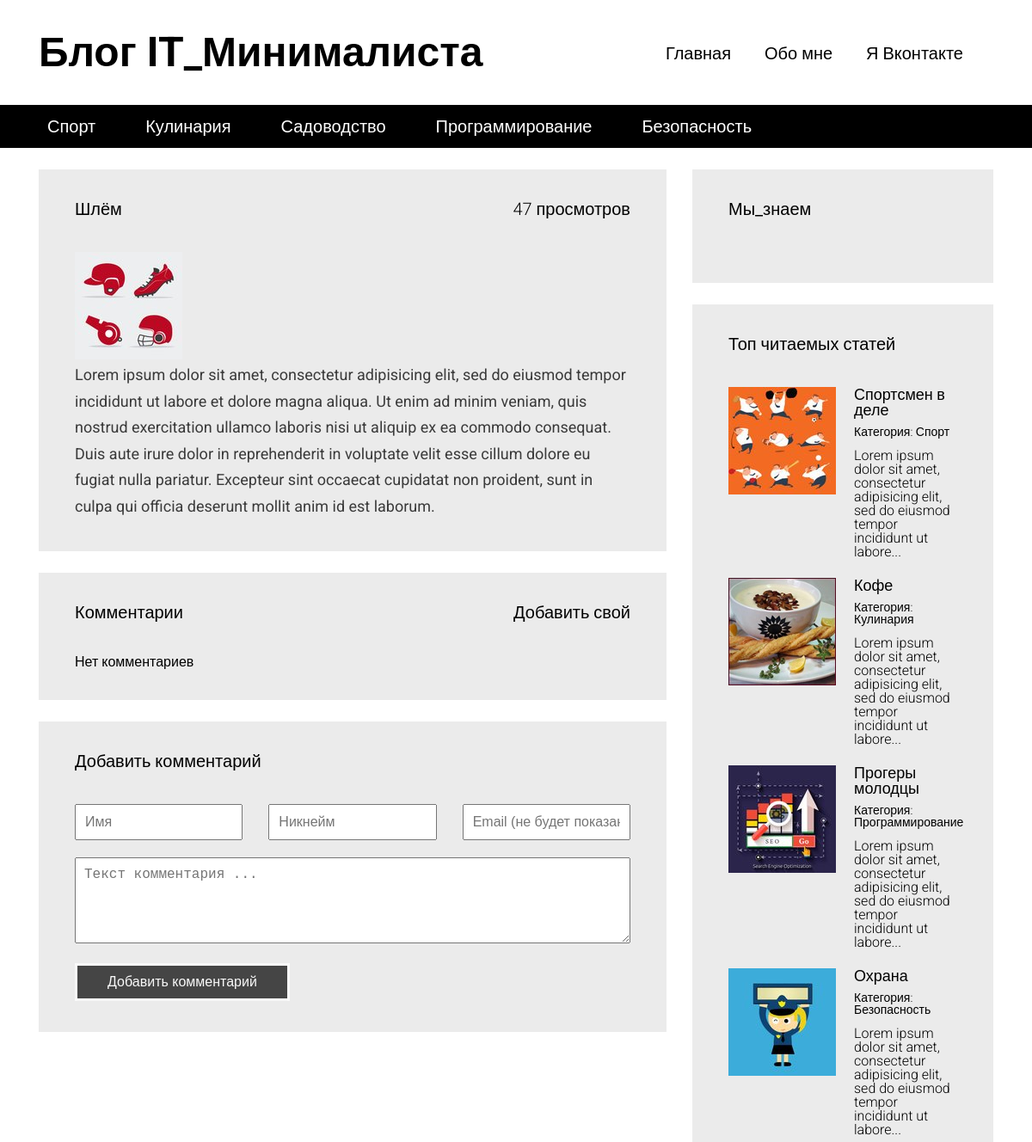
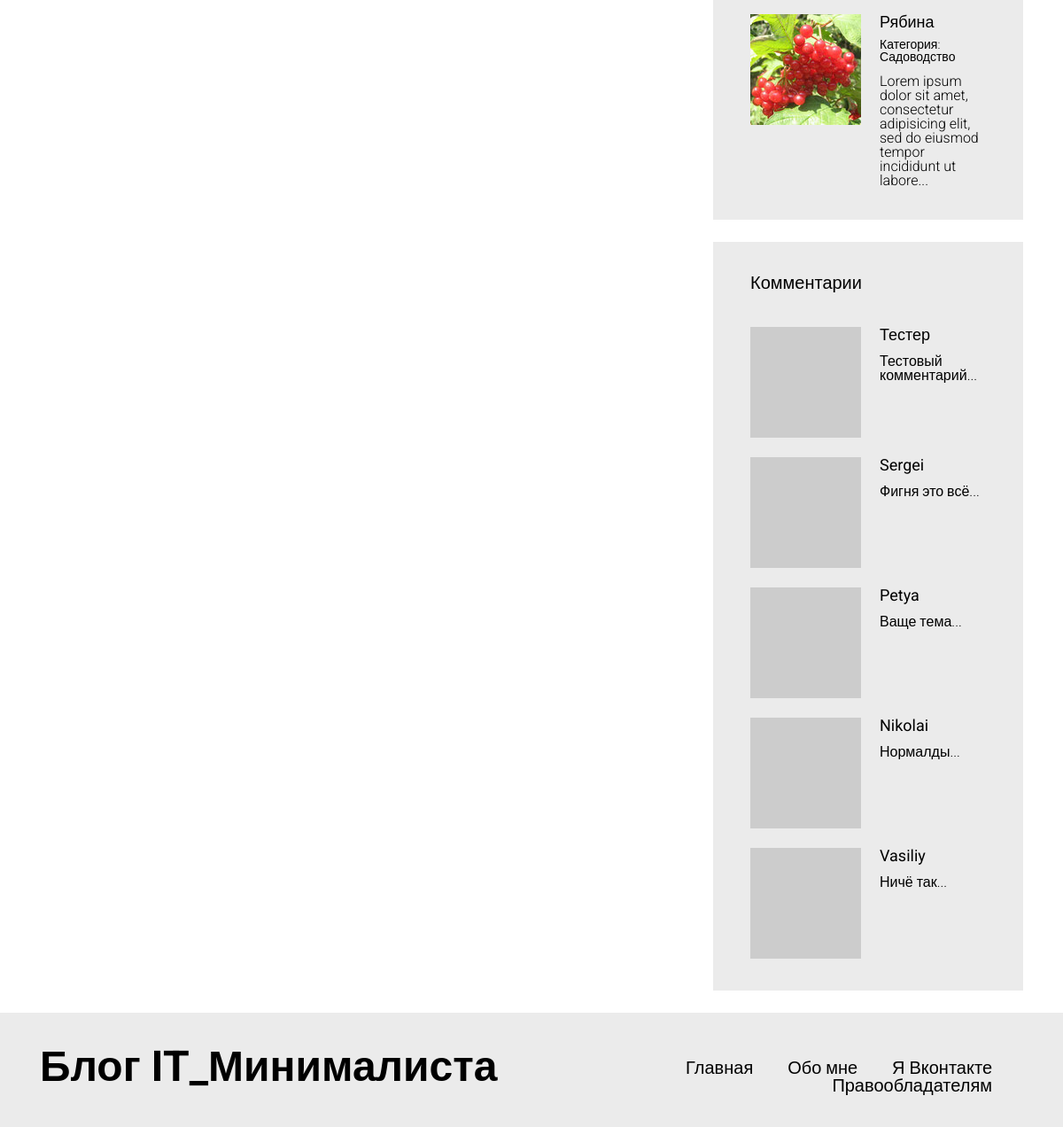
Page /article.php?id=20 on the committed database (2 pictures, top to bottom).
### tables this page shows
CREATE TABLE IF NOT EXISTS `articles_categories` (
  `id` int(11) NOT NULL AUTO_INCREMENT,
  `title` varchar(100) NOT NULL,
  PRIMARY KEY (`id`)
);

CREATE TABLE IF NOT EXISTS `articles` (
  `id` int(11) NOT NULL AUTO_INCREMENT,
  `title` varchar(255) DEFAULT NULL,
  `image` varchar(255) NOT NULL,
  `text` text,
  `categorie_id` int(11) DEFAULT NULL,
  `pubdate` datetime DEFAULT NULL,
  `views` int(11) NOT NULL DEFAULT '0',
  PRIMARY KEY (`id`)
);

CREATE TABLE IF NOT EXISTS `comments` (
  `id` int(11) NOT NULL AUTO_INCREMENT,
  `author` varchar(100) DEFAULT NULL,
  `nickname` varchar(100) NOT NULL,
  `email` varchar(255) NOT NULL,
  `text` text NOT NULL,
  `pubdate` datetime NOT NULL,
  `articles_id` int(11) NOT NULL,
  PRIMARY KEY (`id`)
);

### includes/config.php (called while the page is built, shortened)
<?php
$config = array(
    'title' => 'Блог IT_Минималиста',
    'vk_url' => 'https://vk.com/id23141151',
    'db' => array(
            'server' => 'localhost',
            'username' => 'root',
            'password' => '',
            'name' => 'blog'
        )
);

### article.php (the view, shortened to what this page needs)
<?php
    require "includes/config.php";
?>
<!DOCTYPE html>
<html lang="en">
<head>
  <link rel="stylesheet" type="text/css" href="/media/assets/bootstrap-grid-only/css/grid12.css">
  <link rel="stylesheet" type="text/css" href="/media/css/style.css">
</head>
<body>
  <div id="wrapper">
<?php include "includes/header.php" ?>
<?php
    $article = mysqli_query($connection, "SELECT * FROM articles WHERE id=" . (int)$_GET['id']);
    if(mysqli_num_rows($article) <= 0)
    {
        ?>
            <div id="content">
      <div class="container">
        <div class="row">
          <section class="content__left col-md-8">
            <div class="block">
              <h3>Статья не найдена</h3>
              <div class="block__content">
                <div class="full-text">
                    Запрашиваемая страница не найдена!
                </div>
              </div>
            </div>
          </section>
          <section class="content__right col-md-4">
          </section>
        </div>
      </div>
    </div>
        <?php
    }else
    {
        $art = mysqli_fetch_assoc($article);
        mysqli_query($connection, "UPDATE articles SET views = views + 1 WHERE id = " .(int)$art['id']);
    ?>
                <div id="content">
      <div class="container">
        <div class="row">
          <section class="content__left col-md-8">
            <div class="block">
            <a><?php echo $art['views']; ?> просмотров</a>
              <h3><?php echo $art['title']; ?></h3>
              <div class="block__content">
                <img src="/static/images/<?php echo $art['image']; ?>" style="max-width: 100%;">
                <div class="full-text">
                    <?php echo $art['text']; ?>
                </div>
              </div>
            </div>
<div class="block">
<a href="#comment-add-form">Добавить свой</a>
  <h3>Комментарии</h3>
  <div class="block__content">
    <div class="articles articles__vertical">
          <?php
        $comments = mysqli_query($connection, "SELECT * FROM comments WHERE articles_id = " . (int)$art['id'] . " ORDER BY id DESC");
    if(mysqli_num_rows($comments) <= 0)
    {
        echo "Нет комментариев";
    }
      ?>
    </div>
  </div>
</div>
<div id="comment-add-form" class="block">
  <h3>Добавить комментарий</h3>
  <div class="block__content">
    <form class="form" method="POST" action="/article.php?id=<?php echo $art['id']; ?>#comment-add-form">
      <div class="form__group">
        <div class="row">
          <div class="col-md-4">
            <input type="text" class="form__control" name="name" placeholder="Имя" value="<?php echo $_POST['name'] ?>">
          </div>
          <div class="col-md-4">
            <input type="text" class="form__control" name="nickname" placeholder="Никнейм" value="<?php echo $_POST['nickname'] ?>">
          </div>
          <div class="col-md-4">
            <input type="text" class="form__control" name="email" placeholder="Email (не будет показан)" value="<?php echo $_POST['email'] ?>">
          </div>
        </div>
      </div>
      <div class="form__group">
        <textarea name="text" class="form__control" placeholder="Текст комментария ..."><?php echo $_POST['text'] ?></textarea>
      </div>
      <div class="form__group">
        <input type="submit" class="form__control" name="do_post" value="Добавить комментарий">
      </div>
    </form>
  </div>
</div>
          </section>
          <section class="content__right col-md-4">
<?php include "includes/sidebar.php" ?>
          </section>
        </div>
      </div>
    </div>
    <?php
    }
?>
<?php include "includes/footer.php" ?>
  </div>
</body>
</html>

### includes/header.php
<header id="header">
  <div class="header__top">
    <div class="container">
      <div class="header__top__logo">
        <h1><?php echo $config['title']?></h1>
      </div>
      <nav class="header__top__menu">
        <ul>
          <li><a href="/">Главная</a></li>
          <li><a href="/pages/about_me.php">Обо мне</a></li>
          <li><a href="<?php echo $config['vk_url']?>" target="_blank">Я Вконтакте</a></li>
        </ul>
      </nav>
    </div>
  </div>
<?php
    $categories_q = mysqli_query($connection, "SELECT * FROM articles_categories");
    $categories = array();
    while($cat = mysqli_fetch_assoc($categories_q))
    {
        $categories[] = $cat;
    }
?>
  <div class="header__bottom">
    <div class="container">
      <nav>
        <ul>
            <?php
            foreach($categories as $cat)
            {
            ?>
            <li><a href="/articles.php?categorie=<?php echo $cat['id'] ?>"><?php echo $cat['title'] ?></a></li>
            <?php
            }
            ?>
        </ul>
      </nav>
    </div>
  </div>
</header>

### includes/sidebar.php (shortened to what this page needs)
<div class="block">
  <h3>Мы_знаем</h3>
  <div class="block__content">
  </div>
</div>
<div class="block">
  <h3>Топ читаемых статей</h3>
  <div class="block__content">
    <div class="articles articles__vertical">
    <?php
        $articles = mysqli_query($connection, "SELECT * FROM articles ORDER BY views DESC LIMIT 5");
    while($art = mysqli_fetch_assoc($articles))
    {
      ?>
<article class="article">
<div class="article__image" style="background-image: url(/static/images/<?php echo $art['image']; ?>);"></div>
<div class="article__info">
  <a href="/article.php?id=<?php echo $art['id']; ?>"><?php echo $art['title']; ?></a>
  <div class="article__info__meta">
  <?php
  $art_cat = false;
    foreach($categories as $cat)
    {
       if($cat['id'] == $art['categorie_id'])
       {
        $art_cat = $cat;
        break;
       }
    }
  ?>
    <small>Категория: <a href="articles.php?categorie=<?php echo $art_cat['id']; ?>"><?php echo $art_cat['title']; ?></a></small>
  </div>
  <div class="article__info__preview"><?php echo mb_substr(strip_tags($art['text']), 0, 100 , 'utf-8') . '...'; ?></div>
</div>
</article>
      <?php
    }
    ?>
    </div>
  </div>
</div>
<div class="block">
  <h3>Комментарии</h3>
  <div class="block__content">
    <div class="articles articles__vertical">
          <?php
        $comments = mysqli_query($connection, "SELECT * FROM comments ORDER BY id DESC LIMIT 5");
    while($comment = mysqli_fetch_assoc($comments))
    {
      ?>
<article class="article">
<div class="article__image" style="background-image: url(https://www.gravatar.com/avatar/<?php echo md5($comment['email']); ?>?s=125);"></div>
<div class="article__info">
  <a href="/article.php?id=<?php echo $comment['articles_id']; ?>"><?php echo $comment['author']; ?></a>
  <div class="article__info__preview"><?php echo mb_substr(strip_tags($comment['text']), 0, 100 , 'utf-8') . '...'; ?></div>
</div>
</article>
      <?php
    }
    ?>
    </div>
  </div>
</div>

### media/css/style.css (style rules this page uses)
html, body, div, span, applet, object, iframe, h1, h2, h3, h4, h5, h6, p, blockquote, pre, a, abbr, acronym, address, big, cite, code, del, dfn, em, img, ins, kbd, q, s, samp, small, strike, strong, sub, sup, tt, var, b, u, i, center, dl, dt, dd, ol, ul, li, fieldset, form, label, legend, table, caption, tbody, tfoot, thead, tr, th, td, article, aside, canvas, details, embed, figure, figcaption, footer, header, hgroup, menu, nav, output, ruby, section, summary, time, mark, audio, video { margin: 0; padding: 0; border: 0; font-size: 100%; font: inherit; vertical-align: baseline; }
article, aside, details, figcaption, figure, footer, header, hgroup, menu, nav, section { display: block; }
body { line-height: 1; }
ol, ul { list-style: none; }
h1 { font-size: 48px; font-weight: bold; }
h3 { font-size: 20px; font-weight: bold; }
body { font-family: 'Roboto', sans-serif; }
#header { margin-bottom: 25px; }
#header .header__top { padding: 37px 0; }
#header .header__top .header__top__logo { float: left; }
#header .header__top .header__top__menu { padding-top: 15px; text-align: right; }
#header .header__top .header__top__menu ul > li { display: inline-block; margin-right: 35px; }
#header .header__top .header__top__menu ul > li > a { font-size: 20px; text-decoration: none; color: black; }
#header .header__bottom { height: 50px; background-color: black; line-height: 50px; }
#header .header__bottom nav ul > li { display: inline-block; margin-right: 34px; }
#header .header__bottom nav ul > li > a { color: white; font-size: 20px; text-decoration: none; padding: 3px 10px; }
.block { background-color: #ebebeb; padding: 36px 42px; margin-bottom: 25px; }
.block > h3 { font-weight: normal; }
.block > a { float: right; font-size: 20px; color: black; text-decoration: none; font-weight: 300; }
.block .block__content { padding-top: 40px; }
.articles.articles__vertical .article { margin-bottom: 22px; }
.articles .article:last-child { margin-bottom: 0; }
.articles .article:after { visibility: hidden; display: block; font-size: 0; content: " "; clear: both; height: 0; }
.articles .article .article__image { width: 125px; height: 125px; overflow: hidden; background-color: black; float: left; background-repeat: no-repeat; background-size: cover; background-position: center center; }
.articles .article .article__info { margin-left: 125px; padding-left: 21px; }
.articles .article .article__info > a { color: black; font-size: 18px; font-weight: normal; text-decoration: none; }
.articles .article .article__info > .article__info__meta { font-size: 14px; font-weight: 300; margin-top: 9px; margin-bottom: 13px; }
.articles .article .article__info > .article__info__meta a { color: black; text-decoration: none; }
.articles .article .article__info > .article__info__preview { font-size: 16px; font-weight: 300; }
.full-text { font-size: 18px; color: #3a3a3a; line-height: 1.7em; }
.form .form__group { margin-bottom: 20px; }
.form .form__group:last-child { margin-bottom: 0; }
.form .form__control { width: 100%; padding: 10px; font-size: 16px; outline: none; }
.form textarea.form__control { min-height: 100px; }
.form input[type="submit"].form__control { background-color: black; color: white; border: 3px solid white; width: 250px; opacity: 0.7; }

### rows in the picture
articles_categories: title "Спорт"
articles_categories: title "Кулинария"
articles_categories: title "Садоводство"
articles_categories: title "Программирование"
articles_categories: title "Безопасность"
articles: views "47", title "Шлём", image (picture), text "Lorem ipsum dolor sit amet, consectetur adipisicing elit, sed do eiusmod tempor incididunt ut labore et dolore magna aliqua. Ut enim ad minim veniam, quis nostrud exercitation ullamco laboris nisi ut aliquip ex ea commodo consequat. Duis aute irure dolor in reprehenderit in voluptate velit esse cillum dolore eu fugiat nulla pariatur. Excepteur sint occaecat cupidatat non proident, sunt in culpa qui officia deserunt mollit anim id est laborum."
articles: image (picture), title "Спортсмен в деле", text "Lorem ipsum dolor sit amet, consectetur adipisicing elit, sed do eiusmod tempor incididunt ut labore"
articles: image (picture), title "Кофе", text "Lorem ipsum dolor sit amet, consectetur adipisicing elit, sed do eiusmod tempor incididunt ut labore"
articles: image (picture), title "Прогеры молодцы", text "Lorem ipsum dolor sit amet, consectetur adipisicing elit, sed do eiusmod tempor incididunt ut labore"
articles: image (picture), title "Охрана", text "Lorem ipsum dolor sit amet, consectetur adipisicing elit, sed do eiusmod tempor incididunt ut labore"
articles: image (picture), title "Рябина", text "Lorem ipsum dolor sit amet, consectetur adipisicing elit, sed do eiusmod tempor incididunt ut labore"
comments: author "Тестер", text "Тестовый комментарий"
comments: author "Sergei", text "Фигня это всё"
comments: author "Petya", text "Ваще тема"
comments: author "Nikolai", text "Нормалды"
comments: author "Vasiliy", text "Ничё так"

### other values in the picture
$config['title'] "Блог IT_Минималиста"
